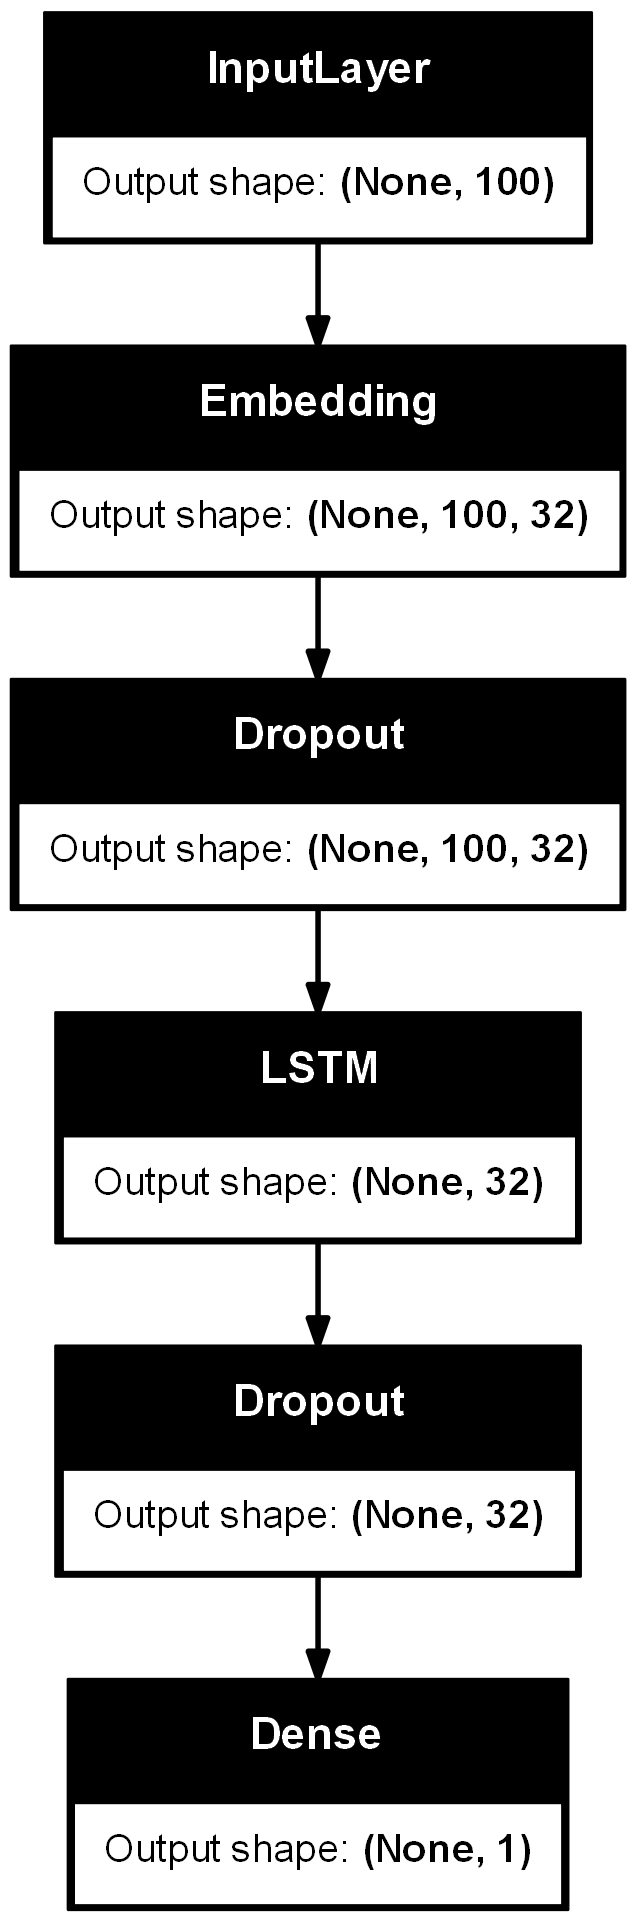

The script that drew this image:
import numpy as np
from keras.datasets import imdb
from keras.utils import pad_sequences
from keras import Model
from keras.layers import Dense, Input, Dropout, Embedding, LSTM

np.random.seed(10)  # 指定亂數種子
# 載入 IMDb 資料集
top_words = 1000
(X_train, y_train), (X_test, y_test) = imdb.load_data(
                                num_words=top_words)
# 資料預處理
max_words = 100
X_train = pad_sequences(X_train, maxlen=max_words)
X_test = pad_sequences(X_test, maxlen=max_words)
# 定義模型
imdb_input = Input(shape=(max_words,), dtype="int32",
                   name="imdb_input")
embed = Embedding(top_words, 32, name="embed")(imdb_input)
drop1 = Dropout(0.25, name="drop1")(embed)
lstm = LSTM(32, name="lstm")(drop1)
drop2 = Dropout(0.25, name="drop2")(lstm)
output = Dense(1, activation="sigmoid", 
               name="output")(drop2)
model = Model(inputs=imdb_input, outputs=output)
model.summary()   # 顯示模型摘要資訊

from keras.utils import plot_model

plot_model(model, to_file="ch16-2a.png", show_shapes=True)
# 編譯模型
model.compile(loss="binary_crossentropy", optimizer="rmsprop", 
              metrics=["accuracy"])
# 訓練模型
history = model.fit(X_train, y_train, validation_split=0.2, 
          epochs=5, batch_size=128, verbose=2)
# 評估模型
loss, accuracy = model.evaluate(X_test, y_test, verbose=0)
print("測試資料集的準確度 = {:.2f}".format(accuracy))
# 顯示訓練和驗證損失圖表
import matplotlib.pyplot as plt

loss = history.history["loss"]
epochs = range(1, len(loss)+1)
val_loss = history.history["val_loss"]
plt.plot(epochs, loss, "bo", label="Training Loss")
plt.plot(epochs, val_loss, "r", label="Validation Loss")
plt.title("Training and Validation Loss")
plt.xlabel("Epochs")
plt.ylabel("Loss")
plt.legend()
plt.show()
# 顯示訓練和驗證準確度
acc = history.history["accuracy"]
epochs = range(1, len(acc)+1)
val_acc = history.history["val_accuracy"]
plt.plot(epochs, acc, "b-", label="Training Acc")
plt.plot(epochs, val_acc, "r--", label="Validation Acc")
plt.title("Training and Validation Accuracy")
plt.xlabel("Epochs")
plt.ylabel("Accuracy")
plt.legend()
plt.show()
